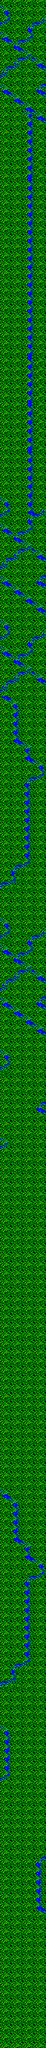

Rendered tile map (Tiled .tmx) drawn with the repository's tilesets; below, a short description and the map source with its tile grids summarised:
An orthogonal 16x700 tile map with 32x32 px tiles, 1 tile layer (Calque de Tuiles 1).

<map version="1.4" tiledversion="1.4.2" orientation="orthogonal" renderorder="right-down" width="16" height="700" tilewidth="32" tileheight="32" infinite="0" nextlayerid="2" nextobjectid="1">
 <editorsettings>
  <export target="goldo2.csv" format="csv" />
 </editorsettings>
 <tileset firstgid="1" name="GoldoCPC_tiles_Level3" tilewidth="32" tileheight="32" tilecount="240" columns="20">
  <image source="GoldoCPC_tiles_Level3.png" trans="ff00ff" width="640" height="400" />
 </tileset>
 <layer id="1" name="Calque de Tuiles 1" width="16" height="700">
  <data>[11200 cells, 11200 non-empty, 54 distinct tile ids]</data>
 </layer>
</map>
